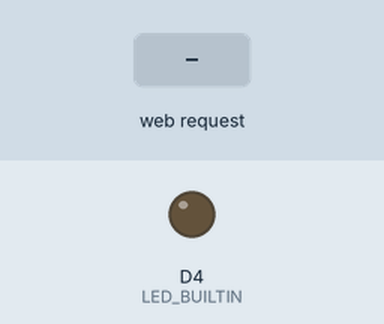
A sketch run on a simulated ESP8266 (NodeMCU). Parts: output pins drawn as LEDs (lit = HIGH, except the on-board LED, lit = LOW). Inputs (shaded band) come from the test bench. WiFi joins after 1.5 s; servers stay silent unless stated; not simulated (calls return 0 or success): credentials.h; pins used as bus, display or sensor lines are not drawn; what the sketch prints to the serial monitor is not drawn.

Above: at 2.7 s.
2.8 s: HTTP request GET /on received
At 3.2 s:
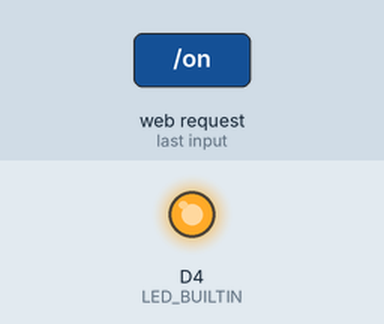
4.3 s: HTTP request GET /off received
At 5.5 s:
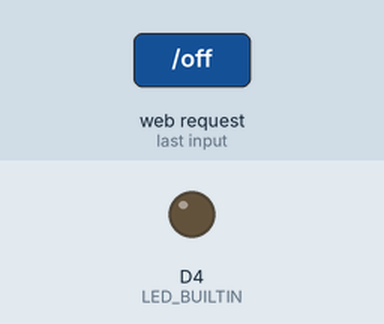
Timing chart, 0 to 7.3 s (numbered marks = the images above; inputs shaded):
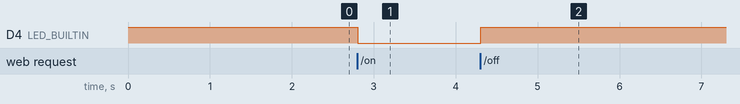

Measured:
- after the input at 2.8 s, D4 (LED_BUILTIN): HIGH → LOW at once
- after the input at 4.3 s, D4 (LED_BUILTIN): LOW → HIGH at once

The sketch:

embedded.ino
```cpp
#include <Arduino.h>
#include <ESP8266WiFi.h>
#include "credentials.h"

#define D0 16
#define D1 5
#define D2 4
#define D3 0
#define D4 2
#define D5 14
#define D6 12
#define D7 13
#define D8 15

/**
 * @board ESP-8266
 */

WiFiServer server(80);

float ledTurnOnTime = 0;
float maxLedOnTimeInSeconds = 10;

void setup()
{
  // put your setup code here, to run once:
  Serial.begin(9600);
  // let's open the D5 pin as an output
  pinMode(D5, OUTPUT);
  pinMode(LED_BUILTIN, OUTPUT);

  // turn off the LED on startup
  digitalWrite(LED_BUILTIN, HIGH);

  // open the wifi connection
  WiFi.begin(WIFI_SSID, WIFI_PASSWORD);
  while (WiFi.status() != WL_CONNECTED)
  {
    delay(500);
    Serial.print(".");
  }
  Serial.println("");
  Serial.print("Connected to ");
  Serial.println(WiFi.SSID());
  Serial.print("IP address: ");
  Serial.println(WiFi.localIP());

  // open the server

  server.begin();
  Serial.println("Server started");
}

void turnOnSolenoid()
{
  // pulling the LED_BUILTIN pin low turns the LED on (active low)
  digitalWrite(LED_BUILTIN, LOW);
  digitalWrite(D5, HIGH);
  ledTurnOnTime = millis();
}

void turnOffSolenoid()
{
  digitalWrite(LED_BUILTIN, HIGH);
  digitalWrite(D5, LOW);
  ledTurnOnTime = 0;
}

void safetyLoop()
{
  // check if the solenoid has been on for too long
  if (ledTurnOnTime > 0 && millis() - ledTurnOnTime > maxLedOnTimeInSeconds * 1000)
  {
    turnOffSolenoid();
    ledTurnOnTime = 0;
  }
}

// method that will handle the incoming requests
String handleRequest(String request)
{
  String path = request.substring(request.indexOf("/"), request.indexOf("HTTP") - 1);
  Serial.println(path);
  if (path == "/on")
  {
    turnOnSolenoid();
    return "<a href='/off' style='font-size:28px;'>Turn off</a>";
  }
  else if (path == "/off")
  {
    turnOffSolenoid();
    return "<a href='/on' style='font-size:28px;'>Turn on</a>";
  }
  else
  {
    return "<a href='/on' style='font-size:28px;'>Turn on</a><br><a href='/off' style='font-size:28px;'>Turn off</a>";
  }
}

void loop()
{
  safetyLoop();

  WiFiClient client = server.available();
  if (client)
  {
    // an http request ends with a blank line
    boolean currentLineIsBlank = true;
    String request = "";
    while (client.connected())
    {
      if (client.available())
      {
        char c = client.read();
        Serial.write(c);
        // if you've gotten to the end of the line (received a newline
        // character) and the line is blank, the http request has ended,
        // so you can send a reply
        if (c == '\n' && currentLineIsBlank)
        {
          // send a standard http response header
          client.println("HTTP/1.1 200 OK");
          client.println("Content-Type: text/html");
          client.println("Connection: close");              // the connection will be closed after completion of the response
          client.println("Access-Control-Allow-Origin: *"); // open CORS for all domains
          client.println("Access-Control-Allow-Methods: GET, POST, PUT, DELETE, OPTIONS");

          client.println();
          // send the content of the requested file
          client.print(handleRequest(request));
          break;
        }
        if (c == '\n')
        {
          // you're starting a new line
          currentLineIsBlank = true;
        }
        else if (c != '\r')
        {
          // you've gotten a character on the current line
          currentLineIsBlank = false;
        }
        request += c;
      }
    }
    // give the web browser time to receive the data
    delay(10);
    // close the connection:
    client.stop();
  }
}
```
